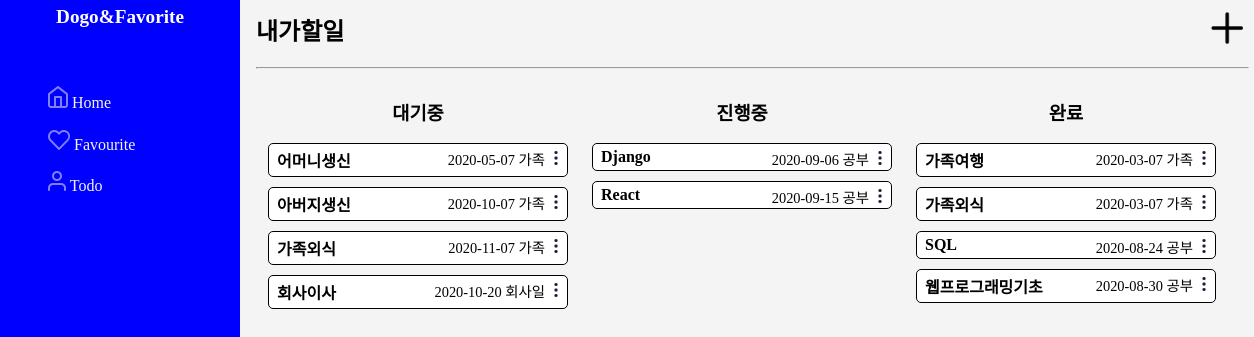
Page /second/todo on the committed database.
### second/models.py (models this page shows)
class Todo(models.Model):
    STATUS_LIST=[
        ('Pending', 'Pending'),
        ('Inprogress', 'Inprogress'),
        ('End', 'End'),
    ]
    seq = models.AutoField(primary_key = True)
    name = models.CharField(max_length=50)
    status = models.CharField(max_length=10, choices=STATUS_LIST)
    reg_date = models.DateField(auto_now_add = True)
    end_date = models.DateField()
    del_yn = models.BooleanField(default=False)
    group = models.ForeignKey(TodoGroup, on_delete = models.CASCADE)

class TodoGroup(models.Model):
    seq = models.AutoField(primary_key = True)
    name = models.CharField(max_length=50)
    reg_date = models.DateField(auto_now_add=True)
    del_yn = models.BooleanField(default=False)
    def __str__(self):
        return self.name

### second/views.py (the view)
# urls.py: path('todo', views.todo, name='todos'),
def todo(request):
    todos_pending = Todo.objects.filter(status='Pending')
    todos_inprogress = Todo.objects.filter(status='Inprogress')
    todos_end = Todo.objects.filter(status='End')
    return render(request, 'second/todos.html', {
        'todos_pending' : todos_pending,
        'todos_inprogress' : todos_inprogress,
        'todos_end' : todos_end
    })

### second/templates/second/todos.html (shortened to what this page needs)
{% extends 'second/layout.html' %}
{% block content %}
{% load static %}
<div id="content-block">
<h2>내가할일<span class='right-content'><img src="{% static 'second/icon_add.png' %}"/></span></h2>
<hr>
<div class='item-box-enclose-3'>
    <h3 class='center'>대기중</h3>
        {% for todo in todos_pending %}
        <div class='item-box' id='item-box-{{ todo.seq }}'>
            <span class='headline-small'>{{ todo.name }}</span>
            <span class='right-content'>
            {{ todo.end_date|date:"Y-m-d" }}
            {{ todo.group }}
            <img src="{% static 'second/icon_more.png' %}" class='item-box-image' id='item-box-{{todo.seq}}-image' style='height:1em;'/>
            </span>
        </div>
        {% endfor %}
</div>
<div class='item-box-enclose-3'>
    <h3 class='center'>진행중</h3>
    {% for todo in todos_inprogress %}
        <div class='item-box' id='item-box-{{ todo.seq }}'>
            <span class='headline-small'>{{ todo.name }}</span>
            <span class='right-content'>
            {{ todo.end_date|date:"Y-m-d" }}
            {{ todo.group }}
            <img src="{% static 'second/icon_more.png' %}" class='item-box-image' id='item-box-{{todo.seq}}-image' style='height:1em;'/>
            </span>
        </div>
    {% endfor %}
</div>
<div class='item-box-enclose-3'>
    <h3 class='center'>완료</h3>
    {% for todo in todos_end %}
        <div class='item-box' id='item-box-{{ todo.seq }}'>
            <span class='headline-small'>{{ todo.name }}</span>
            <span class='right-content'>
            {{ todo.end_date|date:"Y-m-d" }}
            {{ todo.group }}
            <img src="{% static 'second/icon_more.png' %}" class='item-box-image' id='item-box-{{todo.seq}}-image' style='height:1em;'/>
            </span>
        </div>
    {% endfor %}
</div>
</div>
{% endblock %}

### static/second/style.css (style rules this page uses)
html, body { height:100%; padding:0px; margin:0px; background:#f4f4f4; }
#content-block { width: calc(99% - 240px); padding:3em; padding-top:0; margin:5px; margin-top:0px; margin-left:200px; }
h2 { margin-top:0; padding-top:0.5em; }
.item-box { border:1px solid black; background:white; padding:4px; margin:10px; border-radius:5px; width:calc (98% - 40px); position:relative; }
.headline-small { font-weight:bold; color:black; padding-left:4px; }
.right-content { float:right; font-size:0.9em; }
.item-box-enclose-3 { float:left; width:320px; position:relative; padding:2px; }
.center { text-align:center; }
h2 .right-content img { height:1.5em; width:1.5em; margin-right:0.3em; margin-bottom:0.3em; }

### second/templates/second/todos.html (style rules this page uses)
.item-box-image { cursor:pointer; }

### rows in the picture
Todo: name "어머니생신", end_date "2020-05-07", group "가족"
Todo: name "아버지생신", end_date "2020-10-07", group "가족"
Todo: name "가족외식", end_date "2020-11-07", group "가족"
Todo: name "회사이사", end_date "2020-10-20", group "회사일"
Todo: name "Django", end_date "2020-09-06", group "공부"
Todo: name "React", end_date "2020-09-15", group "공부"
Todo: name "가족여행", end_date "2020-03-07", group "가족"
Todo: name "가족외식", end_date "2020-03-07", group "가족"
Todo: name "SQL", end_date "2020-08-24", group "공부"
Todo: name "웹프로그래밍기초", end_date "2020-08-30", group "공부"
